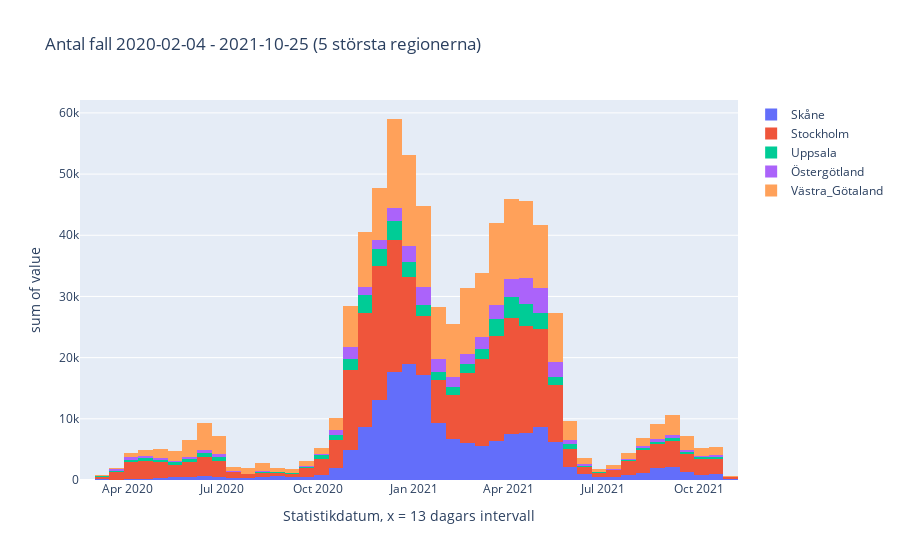

Here is the notebook cell this chart was saved with:
### Markdown cell above
## Exploring total number of cases in a 13 day xtick period in the 5 largest regions of sweden

### Code cell
import plotly_express as px

fig = px.histogram(df, x = "Statistikdatum", y = ['Skåne', 'Stockholm',
             'Uppsala', 'Östergötland', 'Västra_Götaland'], 
             title = 'Antal fall 2020-02-04 - 2021-10-25 (5 största regionerna)',
             labels = {'Statistikdatum': 'Statistikdatum, x = 13 dagars intervall'})
fig.update_layout(legend_title = None,
                   hovermode = "x")                         
fig.update_xaxes(
    showspikes = True, 
    spikedash = "solid",
    spikemode = "across",
    spikecolor ="black",
    spikesnap = "cursor",
)       
fig.show()

### Figure 1 — Plotly figure (JSON) as saved in the notebook; plotly's stock layout.template omitted (floating-point values rounded to 4 significant figures; data arrays with more than 128 entries replaced by an {"elided": "..."} marker saying what was removed)
{"data": [{"alignmentgroup": "True", "bingroup": "x", "histfunc": "sum", "hovertemplate": "variable=Skåne<br>Statistikdatum, x = 13 dagars intervall=%{x}<br>sum of value=%{y}<extra></extra>", "legendgroup": "Skåne", "marker": {"color": "#636efa", "pattern": {"shape": ""}}, "name": "Skåne", "offsetgroup": "Skåne", "orientation": "v", "showlegend": true, "type": "histogram", "x": {"elided": "630 str values"}, "xaxis": "x", "y": {"elided": "630 int values"}, "yaxis": "y"}, {"alignmentgroup": "True", "bingroup": "x", "histfunc": "sum", "hovertemplate": "variable=Stockholm<br>Statistikdatum, x = 13 dagars intervall=%{x}<br>sum of value=%{y}<extra></extra>", "legendgroup": "Stockholm", "marker": {"color": "#EF553B", "pattern": {"shape": ""}}, "name": "Stockholm", "offsetgroup": "Stockholm", "orientation": "v", "showlegend": true, "type": "histogram", "x": {"elided": "630 str values"}, "xaxis": "x", "y": {"elided": "630 int values"}, "yaxis": "y"}, {"alignmentgroup": "True", "bingroup": "x", "histfunc": "sum", "hovertemplate": "variable=Uppsala<br>Statistikdatum, x = 13 dagars intervall=%{x}<br>sum of value=%{y}<extra></extra>", "legendgroup": "Uppsala", "marker": {"color": "#00cc96", "pattern": {"shape": ""}}, "name": "Uppsala", "offsetgroup": "Uppsala", "orientation": "v", "showlegend": true, "type": "histogram", "x": {"elided": "630 str values"}, "xaxis": "x", "y": {"elided": "630 int values"}, "yaxis": "y"}, {"alignmentgroup": "True", "bingroup": "x", "histfunc": "sum", "hovertemplate": "variable=Östergötland<br>Statistikdatum, x = 13 dagars intervall=%{x}<br>sum of value=%{y}<extra></extra>", "legendgroup": "Östergötland", "marker": {"color": "#ab63fa", "pattern": {"shape": ""}}, "name": "Östergötland", "offsetgroup": "Östergötland", "orientation": "v", "showlegend": true, "type": "histogram", "x": {"elided": "630 str values"}, "xaxis": "x", "y": {"elided": "630 int values"}, "yaxis": "y"}, {"alignmentgroup": "True", "bingroup": "x", "histfunc": "sum", "hovertemplate": "variable=Västra_Götaland<br>Statistikdatum, x = 13 dagars intervall=%{x}<br>sum of value=%{y}<extra></extra>", "legendgroup": "Västra_Götaland", "marker": {"color": "#FFA15A", "pattern": {"shape": ""}}, "name": "Västra_Götaland", "offsetgroup": "Västra_Götaland", "orientation": "v", "showlegend": true, "type": "histogram", "x": {"elided": "630 str values"}, "xaxis": "x", "y": {"elided": "630 int values"}, "yaxis": "y"}], "layout": {"barmode": "relative", "hovermode": "x", "legend": {"title": {}, "tracegroupgap": 0}, "title": {"text": "Antal fall 2020-02-04 - 2021-10-25 (5 största regionerna)"}, "xaxis": {"anchor": "y", "domain": [0, 1], "showspikes": true, "spikecolor": "black", "spikedash": "solid", "spikemode": "across", "spikesnap": "cursor", "title": {"text": "Statistikdatum, x = 13 dagars intervall"}}, "yaxis": {"anchor": "x", "domain": [0, 1], "title": {"text": "sum of value"}}}}
